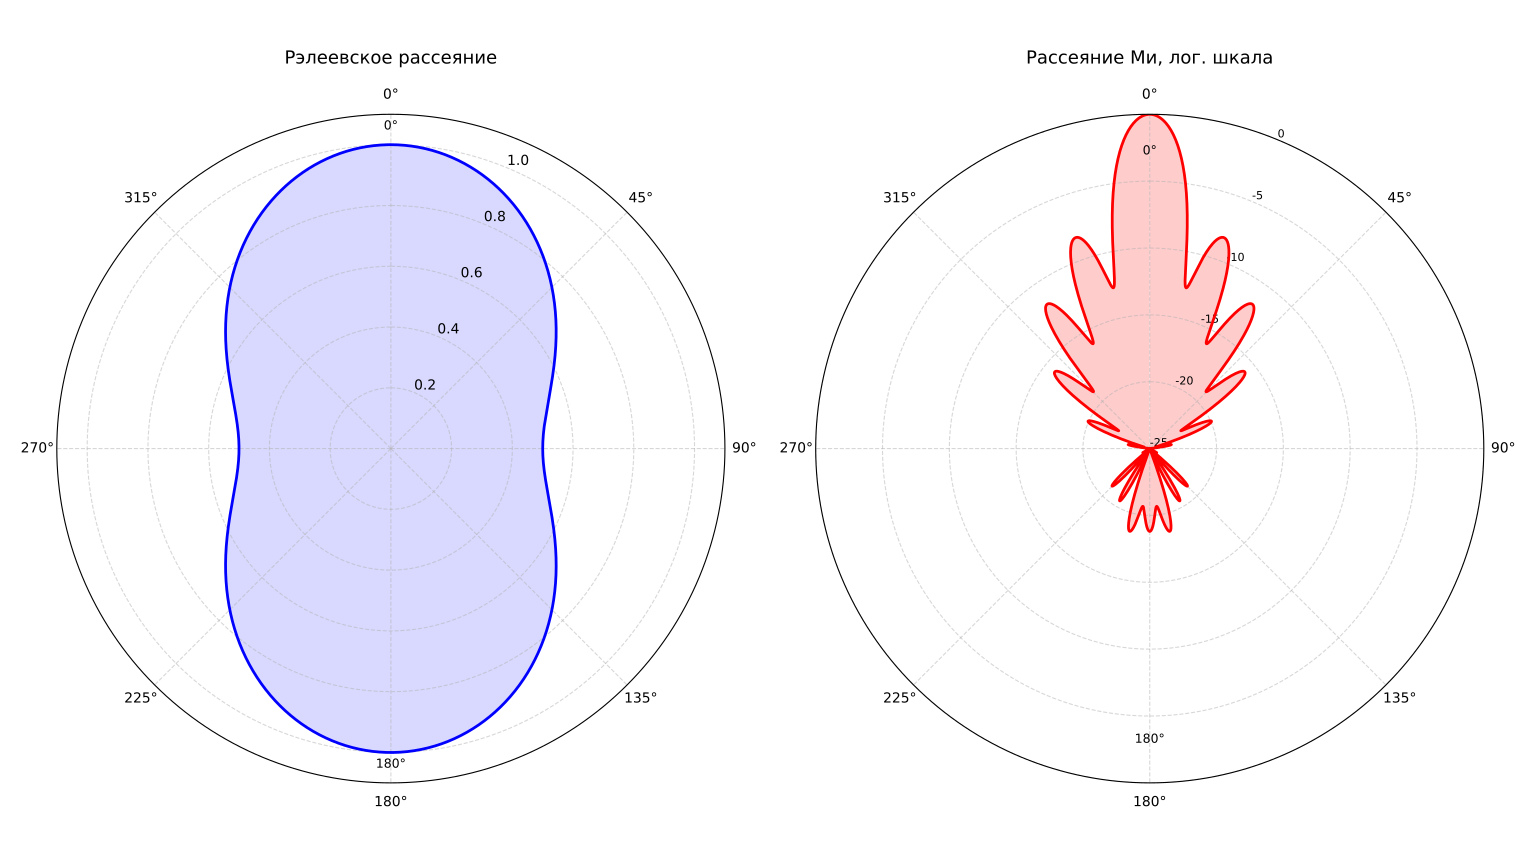

Reproduce this figure in Python.
import numpy as np
import matplotlib.pyplot as plt
from scipy.special import spherical_jn, spherical_yn

# ==========================================================
# 1. Вспомогательные функции (Риккати-Бессель)
# ==========================================================
def psi_n(n, z): return z * spherical_jn(n, z)
def xi_n(n, z): return z * (spherical_jn(n, z) + 1j * spherical_yn(n, z))

def psi_prime(n, z):
    if n == 0: return np.cos(z)
    return z * spherical_jn(n-1, z) - n * spherical_jn(n, z)

def xi_prime(n, z):
    if n == 0: return np.exp(1j * z)
    j_p = spherical_jn(n-1, z) if n > 0 else spherical_jn(0, z)
    y_p = spherical_yn(n-1, z) if n > 0 else spherical_yn(0, z)
    j_c = spherical_jn(n, z)
    y_c = spherical_yn(n, z)
    return z * (j_p + 1j*y_p) - n * (j_c + 1j*y_c)

# ==========================================================
# 2. Параметры расчёта
# ==========================================================
wavelength = 0.532      # мкм
radius = 1.0            # мкм (умеренный размер для наглядных, но не избыточных осцилляций)
m = 1.33 + 0.0j         # вода / воздух
x = 2 * np.pi * radius / wavelength

theta_deg = np.linspace(0, 180, 1500)
theta_rad = np.deg2rad(theta_deg)
mu = np.cos(theta_rad)

# --- Рэлей ---
I_ray = 1 + np.cos(theta_rad)**2

# --- Ми (точный BHMIE) ---
n_max = int(np.floor(x + 4*x**(1/3) + 2))
a = np.zeros(n_max+1, dtype=complex)
b = np.zeros(n_max+1, dtype=complex)

for n in range(1, n_max+1):
    px, xx, pmx = psi_n(n, x), xi_n(n, x), psi_n(n, m*x)
    ppx, xpx, pmx_p = psi_prime(n, x), xi_prime(n, x), psi_prime(n, m*x)
    a[n] = (m * pmx * ppx - px * pmx_p) / (m * pmx * xpx - xx * pmx_p)
    b[n] = (pmx * ppx - m * px * pmx_p) / (pmx * xpx - m * xx * pmx_p)

# Угловые функции π_n, τ_n
pi = np.zeros((n_max+1, len(mu)))
tau = np.zeros((n_max+1, len(mu)))
pi[1] = np.ones_like(mu)
tau[1] = mu
for n in range(2, n_max+1):
    pi[n] = ((2*n - 1)/(n - 1)) * mu * pi[n-1] - (n/(n - 1)) * pi[n-2]
    tau[n] = n * mu * pi[n] - (n + 1) * pi[n-1]

S1 = np.zeros_like(mu, dtype=complex)
S2 = np.zeros_like(mu, dtype=complex)
for n in range(1, n_max+1):
    f = (2*n + 1) / (n * (n + 1))
    S1 += f * (a[n] * pi[n] + b[n] * tau[n])
    S2 += f * (a[n] * tau[n] + b[n] * pi[n])

I_mie = 0.5 * (np.abs(S1)**2 + np.abs(S2)**2)

# ==========================================================
# 3. Нормализация и выбор шкалы для Ми
# ==========================================================
I_ray_norm = I_ray / I_ray.max()
I_mie_norm = I_mie / I_mie.max()

# >>> НАСТРОЙКА ШКАЛЫ <<<
# Варианты: 'linear', 'moderate_db', 'power'
SCALE_MODE = 'moderate_db'  # ← измените это значение

if SCALE_MODE == 'linear':
    I_mie_vis = I_mie_norm
    r_label = 'Относительная интенсивность'
    r_lim = (0, 1.1)
    r_ticks = [0, 0.5, 1.0]
    
elif SCALE_MODE == 'moderate_db':
    eps = 1e-12
    I_mie_vis = 10 * np.log10(I_mie_norm + eps)  # дБ
    r_label = 'Интенсивность, дБ'
    r_lim = (-25, 0)        # ← умеренный диапазон: видны лепестки до ~300× слабее максимума
    r_ticks = [-25, -20, -15, -10, -5, 0]
    
elif SCALE_MODE == 'power':
    exponent = 0.3  # степень сжатия: 0.2–0.4 даёт хороший баланс
    I_mie_vis = I_mie_norm ** exponent
    r_label = f'$(I/I_{{max}})^{{{exponent}}}$'
    r_lim = (0, 1.1)
    r_ticks = [0, 0.3, 0.6, 1.0]

# Зеркальное отражение для полного круга
def make_full_circle(theta_deg, I):
    theta_back = 360 - theta_deg[-2:0:-1]
    I_back = I[-2:0:-1]
    return np.concatenate([theta_deg, theta_back]), np.concatenate([I, I_back])

theta_ray_full, I_ray_full = make_full_circle(theta_deg, I_ray_norm)
theta_mie_full, I_mie_vis_full = make_full_circle(theta_deg, I_mie_vis)
theta_ray_rad = np.deg2rad(theta_ray_full)
theta_mie_rad = np.deg2rad(theta_mie_full)

# ==========================================================
# 4. Визуализация
# ==========================================================
fig, (ax1, ax2) = plt.subplots(1, 2, figsize=(14, 7), 
                               subplot_kw={'projection': 'polar'})

# --- Рэлей (всегда линейная шкала) ---
ax1.plot(theta_ray_rad, I_ray_full, 'b-', linewidth=2)
ax1.fill(theta_ray_rad, I_ray_full, alpha=0.15, color='blue')
ax1.set_title("Рэлеевское рассеяние", va='bottom', fontsize=13, pad=15)
ax1.set_theta_zero_location('N')
ax1.set_theta_direction(-1)
ax1.set_thetamin(0); ax1.set_thetamax(360)
ax1.set_rlim(0, 1.1); ax1.grid(True, linestyle='--', alpha=0.5)
ax1.text(0, 1.05, '0°', ha='center', fontsize=9)
ax1.text(np.pi, 1.05, '180°', ha='center', fontsize=9)

# --- Ми (выбранная шкала) ---
ax2.plot(theta_mie_rad, I_mie_vis_full, 'r-', linewidth=2)
ax2.fill(theta_mie_rad, I_mie_vis_full, alpha=0.2, color='red')
scale_name = {'linear':'линейная', 'moderate_db':'лог.', 'power':'степенная'}
ax2.set_title(f"Рассеяние Ми, {scale_name[SCALE_MODE]} шкала", va='bottom', fontsize=13, pad=15)
ax2.set_theta_zero_location('N')
ax2.set_theta_direction(-1)
ax2.set_thetamin(0); ax2.set_thetamax(360)
ax2.set_rlim(r_lim)
ax2.set_yticks(r_ticks)
ax2.set_yticklabels([f'{t}' for t in r_ticks], fontsize=8)
ax2.grid(True, linestyle='--', alpha=0.5)
ax2.text(0, r_lim[1]*0.9 if SCALE_MODE=='linear' else -3, '0°', ha='center', fontsize=9)
ax2.text(np.pi, r_lim[1]*0.9 if SCALE_MODE=='linear' else -3, '180°', ha='center', fontsize=9)

# fig.suptitle(f'Индикатрисы рассеяния (частица {radius} мкм, $\lambda={wavelength}$ мкм, $x={x:.1f}$)', 
            #  fontsize=15, y=1.02)
plt.tight_layout()
plt.savefig(f'indicatrices_{SCALE_MODE}.png', dpi=300, bbox_inches='tight')
plt.show()
